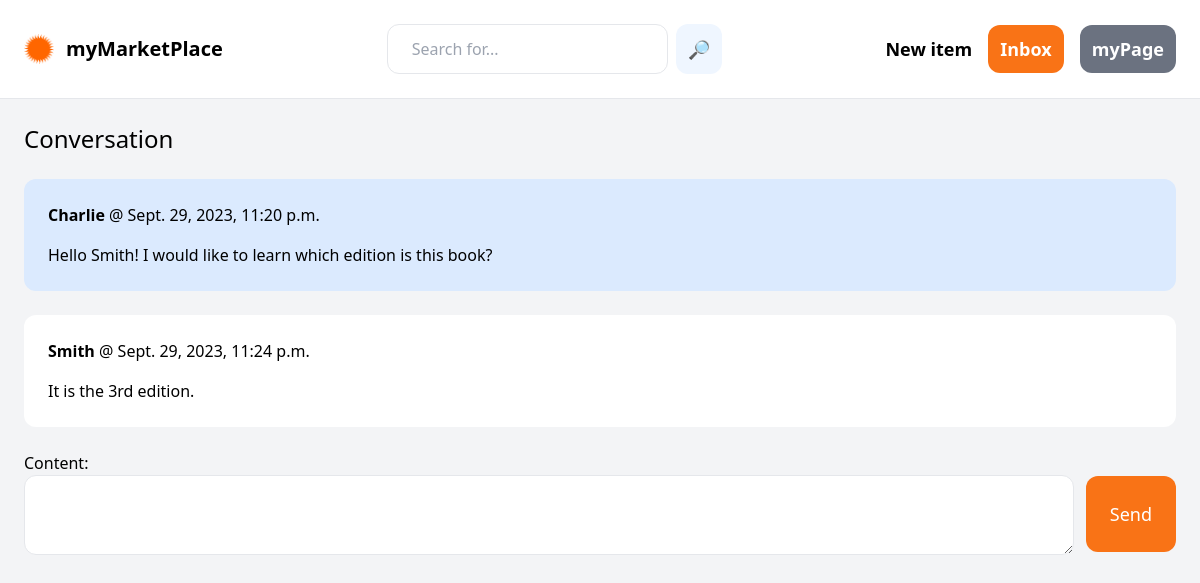
The page /inbox/9/ (signed in) on the database its author committed.
### conversation/models.py (models this page shows, shortened)
class ConversationMessage(models.Model):
    conversation = models.ForeignKey(Conversation, related_name='messages', on_delete=models.CASCADE)
    content = models.TextField()
    created_at = models.DateTimeField(auto_now_add=True)
    created_by = models.ForeignKey(User, related_name='created_messages', on_delete=models.CASCADE)

### conversation/views.py (the view)
# urls.py: path('<int:pk>/', views.detail, name='detail'),
@login_required
def detail(request, pk):
    conversation = Conversation.objects.filter(members__in=[request.user.id]).get(pk=pk)
    if request.method == 'POST':
        form = ConversationMessageForm(request.POST)
        if form.is_valid():
            conversation_message = form.save(commit=False)
            conversation_message.conversation = conversation
            conversation_message.created_by = request.user
            conversation_message.save()
            conversation.save()
            return redirect('conversation:detail', pk=pk)
    else:
        form = ConversationMessageForm()
    return render(request, 'conversation/detail.html', {
        'conversation': conversation,
        'form': form
    })

### conversation/forms.py
class ConversationMessageForm(forms.ModelForm):
    class Meta:
        model = ConversationMessage
        fields = ('content',)
        widgets = {
            'content': forms.Textarea(attrs={
                'class': 'w-full py-4 px-6 rounded-xl border max-h-20'
            })
        }

### conversation/templates/conversation/detail.html (shortened to what this page needs)
{% extends 'core/base.html' %}
{% block content %}
<h1 class="mb-6 text-2xl">Conversation</h1>
<div class="space-y-6">
    {% for message in conversation.messages.all %}
        <div class="p-6 flex {% if message.created_by == request.user %}bg-blue-100{% else %}bg-white{% endif %} rounded-xl">
            <div>
                <p class="mb-4"><strong>{{ message.created_by.username }}</strong> @ {{ message.created_at }}</p>
                <p>{{ message.content }}</p>
            </div>
        </div>
    {% endfor %}
</div>
<form method="post" action="." class="mt-6">
    <div class=" space-x-3 flex justify-between items-center">
        <div class="w-full">
            {{ form.as_p }}
        </div>
        <button class="mt-4 py-6 px-6 text-lg bg-orange-500 hover:bg-orange-700 rounded-xl text-white">Send</button>
    </div>
</form>
{% endblock %}

### rows shown on the page
ConversationMessage: created_by.username "Charlie", created_at "Sept. 29, 2023, 11:20 p.m.", content "Hello Smith! I would like to learn which edition is this book?"
ConversationMessage: created_by.username "Smith", created_at "Sept. 29, 2023, 11:24 p.m.", content "It is the 3rd edition."
